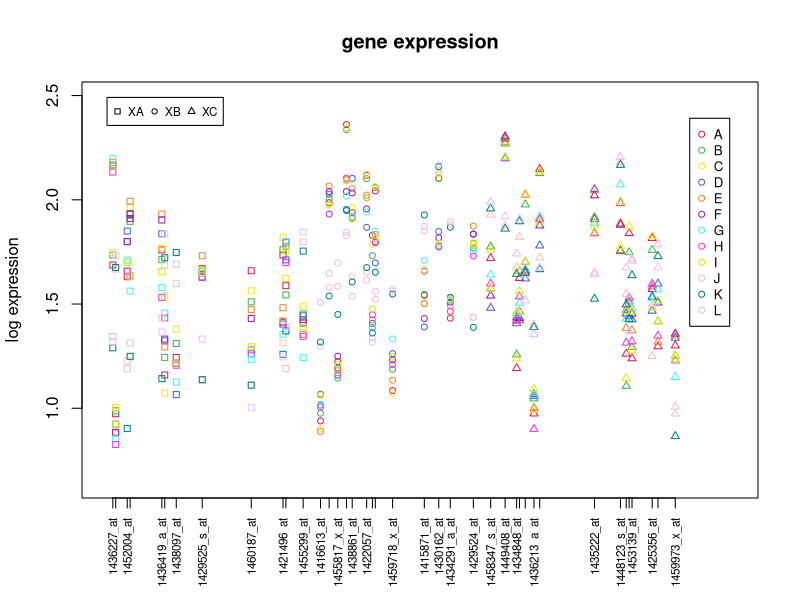
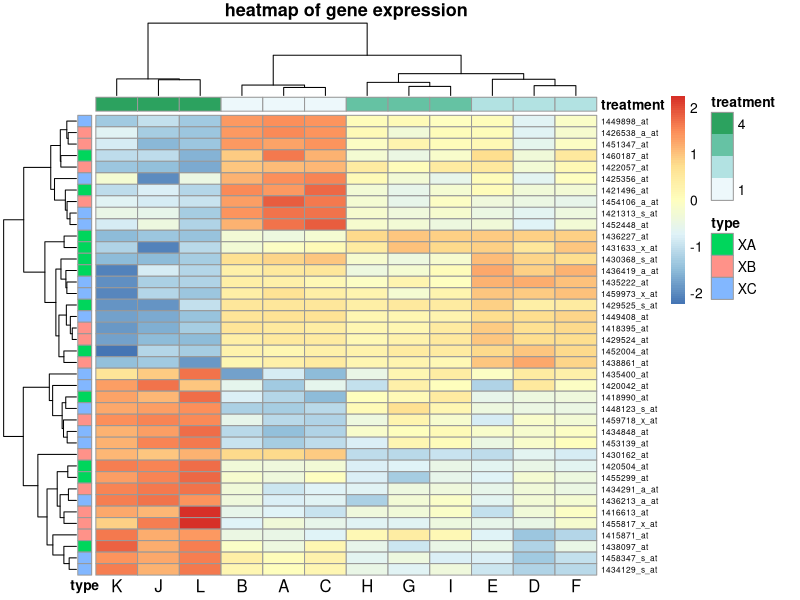
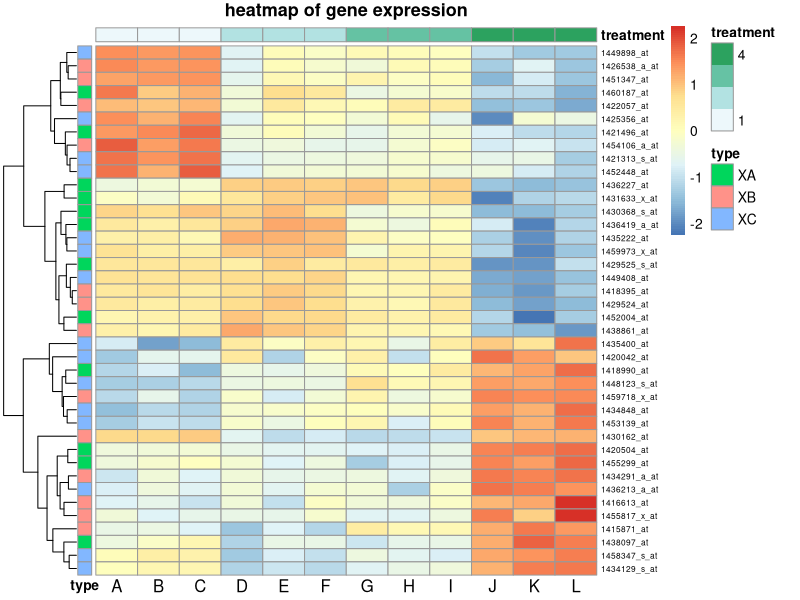

The R source for these figures, in order:
## ---- chunk 1
knitr::opts_chunk$set(echo  =  TRUE)
## ---- chunk 2
# import data
data_all <- read.csv("data_all.csv")
gene_list <- read.csv("genelist_23.txt")
gene_anno <- read.csv("gene_annotation.csv")
sample_anno <- read.csv("sample_annotation.csv")
data_all<-as.data.frame(data_all)

# check if experssion levels in data_all are positive. If not, terminate script
for(i in 1:nrow(data_all)){
  for(k in 1:ncol(data_all)){
    if(data_all[i,k]<0){
      stop("experssion level must be positive number")
      }
  }
}

# check if data_all has duplicated rows and unique it
if (ncol(data_all[duplicated(data_all)]) != 0) {
  data_all<-unique(data_all)
  }
# check if the rows of data_all in order and sort it
if (TRUE %in% (sort(data_all$X) != data_all$X)) {
  data_all<-data_all[order(data_all$X),]
}

# check if gene annotation contain all genes. If not, terminate script
if (FALSE %in% c(data_all$X %in% gene_anno$X)) {
  stop("missing annotation for genes")
}
# check if sample annotation contain all samples. If not, terminate script
if (FALSE %in% c(colnames(data_all)[2:ncol(data_all)] 
                 %in% sample_anno$SampleName)){
  stop("missing annotation for samples")
  }

# remove duplicate genes in required gene list and sort them in order
gene_x <- unique(sort(as.vector(gene_list$x)))
gene_x # print out required genes

## ---- chunk 3
# log the expression,  remove x column
log_data <- log(data_all)
log_data$X <- data_all$X  # change the X column back to normal
log_data[log_data == -Inf] <- 0  # change the -Inf value into 0

# add new columns of gene types and gene long names in a conservative way
log_data$type=NA
log_data$LongName=NA
for (i in 1:length(log_data$X)){
  # type of gene
  log_data$type[i] <- gene_anno$Type[gene_anno$X==log_data$X[i]]
  # match gene names with long name
  log_data$LongName[i] <- gene_anno$LongName[gene_anno$X==log_data$X[i]]
}
head(log_data)
tail(log_data)
## ---- chunk 4

# plot the samples
plot_samples<-function(log_data,gene_x){
# gene types annotation
type_anno <- cbind(gene_x, log_data$type[gene_x])
XA <- type_anno[, 1][type_anno[, 2] == "XA"] # required gene names in XA type
XB <- type_anno[, 1][type_anno[, 2] == "XB"] # required gene names in XB type
XC <- type_anno[, 1][type_anno[, 2] == "XC"] # required gene names in XC type
# define color for each sample in plot. Selected distinguished colors
gene_col <- c("#e6194b",  "#3cb44b",  "#ffe119",  "#4363d8",  "#f58231",
            "#911eb4",  "#46f0f0",  "#f032e6",  "#bcf60c",  "#fabebe",
            "#008080",  "#e6beff",  "#9a6324",  "#fffac8",  "#800000",
            "#aaffc3",  "#808000",  "#ffd8b1",  "#000075",  "#808080")
# plot gene expressions of sample A in type "XA"
plot(XA, log_data[XA, 2], col = gene_col[1], xlab = NA,
     ylab = "log expression", main = "gene expression",
     cex = 0.8, pch = 0, xaxt = "n",
     xlim = c(0, gene_x[length(gene_x)] + 20),
     ylim = c(min(log_data[, 2:(ncol(log_data) - 2)]) - 0.1,
            max(log_data[, 2:(ncol(log_data) - 2)]) + 0.1))
# gene expressions of sample A in other two gene types,
# using different point types(pch)
points(XB, log_data[XB, 2], col = gene_col[1], cex = 0.8, pch = 1)
points(XC, log_data[XC, 2], col = gene_col[1], cex = 0.8, pch = 2)
# long names annotation
axis(side = 1, at = gene_x, labels = log_data$LongName[gene_x],
     cex.axis = 0.7, gap.axis  =  0, las = 3)
# add points of gene expressions from other samples,
# each sample has different color, each gene type has different point type
for (i in 3:(ncol(log_data) - 2)){
  points(XA, log_data[XA, i], col = gene_col[i - 1], cex = 0.8, pch = 0)
  points(XB, log_data[XB, i], col = gene_col[i - 1], cex = 0.8, pch = 1)
  points(XC, log_data[XC, i], col = gene_col[i - 1], cex = 0.8, pch = 2)
}
# add legend of different samples
legend(x = gene_x[length(gene_x)] + 5,
       y = max(log_data[, 2:(ncol(log_data) - 2)]),
       legend  =  colnames(log_data)[2:(ncol(log_data) - 2)],
       col = gene_col[1:(ncol(log_data) - 3)], pch = 1, cex  =  0.8)
# add legend of different gene types
legend(x = 0, y = max(log_data[, 2:(ncol(log_data) - 2)]) + 0.1,
       legend  =  c("XA", "XB", "XC"),
      col = "black", pch = c(0, 1, 2), cex = 0.7, horiz  =  TRUE)
}
plot_samples(log_data,gene_x)
## ---- chunk 5
library(pheatmap)
# create data frame that only contains expression values
exper <- log_data[, 2:(ncol(log_data) - 2)]
row.names(exper) <- log_data$LongName
exper <- exper[gene_x, ] # only required genes
head(exper) # print out the data frame
## ---- chunk 6
# gene type annotation of each gene
gene_type <- data.frame(type = log_data$type) # set a one-column data frame
row.names(gene_type) <- log_data$LongName # row names are gene long names
head(gene_type)
## ---- chunk 7
# treatment annotation of each sample
treatment <- data.frame(treatment = sample_anno$TreatmentGroup)
row.names(treatment) <- sample_anno$SampleName # row names are sample names
head(treatment)
## ---- chunk 8
pheatmap(exper, scale = "row", annotation_row  =  gene_type,
         angle_col = "0", annotation_col  =  treatment,
         main = "heatmap of gene expression",
         cluster_rows = TRUE, cluster_cols = TRUE,
         fontsize_row  =  6, fontsize_col  =  12)
## ---- chunk 9
pheatmap(exper, scale = "row", annotation_row  =  gene_type,
         angle_col = "0", annotation_col  =  treatment,
         main = "heatmap of gene expression",
         cluster_rows = TRUE, cluster_cols = FALSE,
         fontsize_row = 6, fontsize_col = 12)
